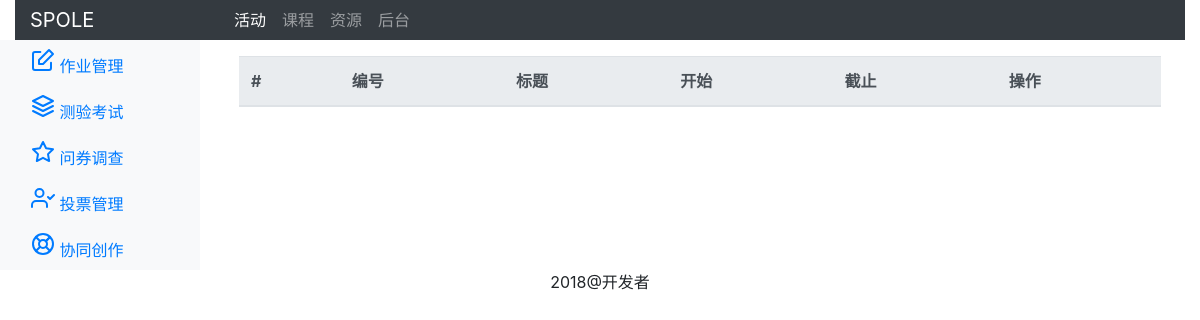
The app's page /tams/assignment, older data.
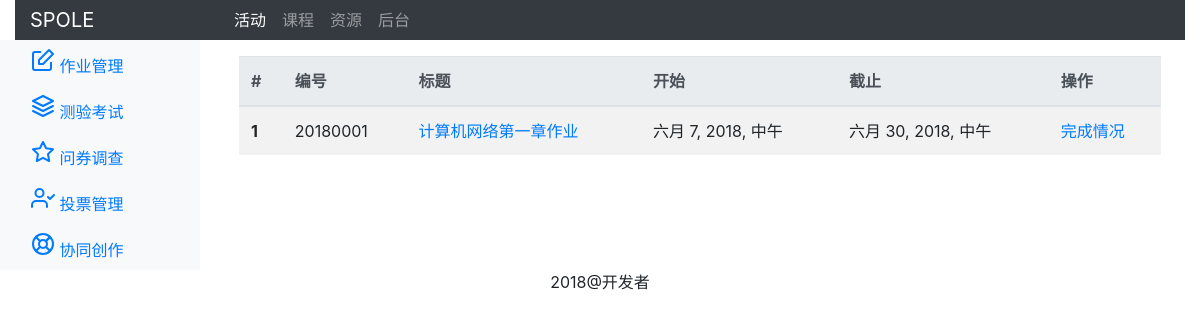
The same page, newer data.
### tams/models.py (models this page shows, shortened)
class Assignment(models.Model):
    SCORE_TYPE_CHOICES = (
    ('scale', '评级'),
    ('point', '评分'),
    )
    code = models.CharField(max_length=300,verbose_name='代码')
    title = models.CharField(max_length=300,verbose_name='作业名称')
    description = RichTextUploadingField(blank=True,verbose_name='作业描述')
    attachment = models.FileField(blank=True,verbose_name='附件')#文件字段类型
    begin = models.DateTimeField(verbose_name='开始时间')
    end = models.DateTimeField(verbose_name='截止时间')
    score_type = models.CharField(max_length=300,choices=SCORE_TYPE_CHOICES,verbose_name='作业类型')
    pass_line = models.CharField(max_length=300,verbose_name='及格线')
    class Meta:
        verbose_name_plural = '作业'

### tams/views.py (the view)
# urls.py: path('assignment',views.assignment_list,name="assignment"),#作业列表
def assignment_list(request):
    assignments = Assignment.objects.all()
    return render(request, "assignment_list.html",{"assignments":assignments})

### tams/templates/assignment_list.html (shortened to what this page needs)
{% extends "base_tams.html" %}
{% block content %}
<div class="container-fluid">
<table class="table table-striped">
    <thead class="thead-light">
    <tr>
        <th scope="col">#</th>
        <th scope="col">编号</th>
        <th scope="col">标题</th>
        <th scope="col">开始</th>
        <th scope="col">截止</th>
        <th scope="col">操作</th>
    </tr>
    </thead>
    <tbody>
        {% for assignment in assignments%}
        <tr>
            <th scope="row">{{forloop.counter}}</th>
            <td>{{assignment.code}}</td>
            <td><a href="{% url 'assignment_show' assignment_id=assignment.id %}">{{assignment.title}}</a></td>
            <td>{{assignment.begin}}</td>
            <td>{{assignment.end}}</td>
            <td><a href="{% url 'solution' assignment_id=assignment.id %}">完成情况</a></td>
        </tr>
        {% endfor %}
    </tbody>
</table>
</div>
{% endblock %}

Row changes from the older to the newer data that the page shows:
added Assignment: code "20180001", title "计算机网络第一章作业", begin "六月 7, 2018, 中午", end "六月 30, 2018, 中午"
